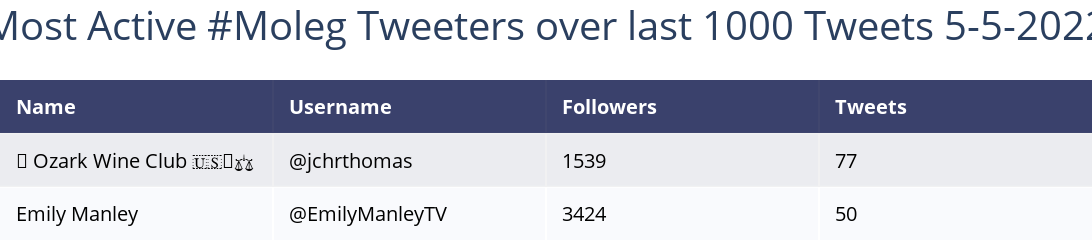

The code cell stored with this chart in its notebook:
### Code cell
import plotly.figure_factory as ff
    title = "Most Active #Moleg Tweeters over last 1000 Tweets 5-5-2022"
    width = 2000
    font_size = 40
    data = ['Name', 'Username', 'Followers', 'Tweets'], ['🍷 Ozark Wine Club 🇺🇸🗽⚖️', '@jchrthomas', 1539, 77], ['Emily Manley', '@EmilyManleyTV', 3424, 50], 
    ['House Communications', '@MOHOUSECOMM', 3371, 32], ['Rudi  i Keller', '@RudiKellerMI', 5551, 31], ['Galen Bacharier', '@galenbacharier', 2453, 27]
    
    # ['Jason Hancock', '@J_Hancock', 14669, 20], ['Tessa Weinberg', '@Tessa_Weinberg', 4118, 18], ['robert bucklin🇺🇲', '@robertbucklin8', 393, 17], ['Acceptably Cromulent', '@NoWay14894688', 58, 17], ['Ian Wrobel', '@IanWrobel', 794, 16], [' 'KurtEricksonPD', '@KurtEricksonPD', 8313, 15], ['GovWatch', '@GovWatchLLC', 3155, 15], ['CCRider', '@ES03784893', 1783, 14], ['Missouri Independent', '@MO_Independent', 7528, 14], ['Politwit', '@Politwit1984', 119, 14], ['Kacen J. Bayless', '@Kacen', 1664, 14], ['Show-Me Institute', '@ShowMe', 18858, 12], ['Sue Gibson', '@SheWho_Resists', 2805, 12], ['Joseph Beaudet (they/them)', '@byJosephBeaudet', 202, 11], ['Alisa Nelson', '@alisagbrnelson', 1774, 11], ['Laura B - Meramec Township Committeewoman', '@LauraAnnSTL', 6960, 10], ['Missouri House Democratic Caucus', '@MOLegDems', 10913, 10], ['Senate Democrats', '@MoSenDems', 4388, 10], ['Marina Silva', '@MarinaSilvaKY3', 625, 9], ['eapenthampy', '@eapenthampy', 3203, 8], ['Tavish Misra (he/him) 🇺🇦', '@TavishMisra', 1062, 8], ['Hannah Falcon ABC 17', '@Ha annahFalconTV', 1362, 8]
                                                                                                                                                                                                                                                                                                                                                                                                                                                                                                                      
    fig = ff.create_table(data)
    fig.update_layout({"margin": {"t": 80}})
    fig.update_layout(title_text=title, title_x=0.5)
    fig.update_layout(font_size=20)
    fig["layout"]["title"]["font"] = dict(size=font_size)
    fig.update_layout(width=width)

    fig.show()

### Figure 1 — Plotly figure (JSON) as saved in the notebook; plotly's stock layout.template omitted (floating-point values rounded to 4 significant figures)
{"data": [{"colorscale": [[0, "#00083e"], [0.5, "#ededee"], [1, "#ffffff"]], "hoverinfo": "none", "opacity": 0.75, "showscale": false, "type": "heatmap", "z": [[0, 0, 0, 0], [0.5, 0.5, 0.5, 0.5], [1, 1, 1, 1]]}], "layout": {"annotations": [{"align": "left", "font": {"color": "#ffffff"}, "showarrow": false, "text": "<b>Name</b>", "x": -0.45, "xanchor": "left", "xref": "x", "y": 0, "yref": "y"}, {"align": "left", "font": {"color": "#ffffff"}, "showarrow": false, "text": "<b>Username</b>", "x": 0.55, "xanchor": "left", "xref": "x", "y": 0, "yref": "y"}, {"align": "left", "font": {"color": "#ffffff"}, "showarrow": false, "text": "<b>Followers</b>", "x": 1.55, "xanchor": "left", "xref": "x", "y": 0, "yref": "y"}, {"align": "left", "font": {"color": "#ffffff"}, "showarrow": false, "text": "<b>Tweets</b>", "x": 2.55, "xanchor": "left", "xref": "x", "y": 0, "yref": "y"}, {"align": "left", "font": {"color": "#000000"}, "showarrow": false, "text": "🍷 Ozark Wine Club 🇺🇸🗽⚖️", "x": -0.45, "xanchor": "left", "xref": "x", "y": 1, "yref": "y"}, {"align": "left", "font": {"color": "#000000"}, "showarrow": false, "text": "@jchrthomas", "x": 0.55, "xanchor": "left", "xref": "x", "y": 1, "yref": "y"}, {"align": "left", "font": {"color": "#000000"}, "showarrow": false, "text": "1539", "x": 1.55, "xanchor": "left", "xref": "x", "y": 1, "yref": "y"}, {"align": "left", "font": {"color": "#000000"}, "showarrow": false, "text": "77", "x": 2.55, "xanchor": "left", "xref": "x", "y": 1, "yref": "y"}, {"align": "left", "font": {"color": "#000000"}, "showarrow": false, "text": "Emily Manley", "x": -0.45, "xanchor": "left", "xref": "x", "y": 2, "yref": "y"}, {"align": "left", "font": {"color": "#000000"}, "showarrow": false, "text": "@EmilyManleyTV", "x": 0.55, "xanchor": "left", "xref": "x", "y": 2, "yref": "y"}, {"align": "left", "font": {"color": "#000000"}, "showarrow": false, "text": "3424", "x": 1.55, "xanchor": "left", "xref": "x", "y": 2, "yref": "y"}, {"align": "left", "font": {"color": "#000000"}, "showarrow": false, "text": "50", "x": 2.55, "xanchor": "left", "xref": "x", "y": 2, "yref": "y"}], "font": {"size": 20}, "height": 140, "margin": {"b": 0, "l": 0, "r": 0, "t": 80}, "title": {"font": {"size": 40}, "text": "Most Active #Moleg Tweeters over last 1000 Tweets 5-5-2022", "x": 0.5}, "width": 2000, "xaxis": {"dtick": 1, "gridwidth": 2, "showticklabels": false, "tick0": -0.5, "ticks": "", "zeroline": false}, "yaxis": {"autorange": "reversed", "dtick": 1, "gridwidth": 2, "showticklabels": false, "tick0": 0.5, "ticks": "", "zeroline": false}}}
